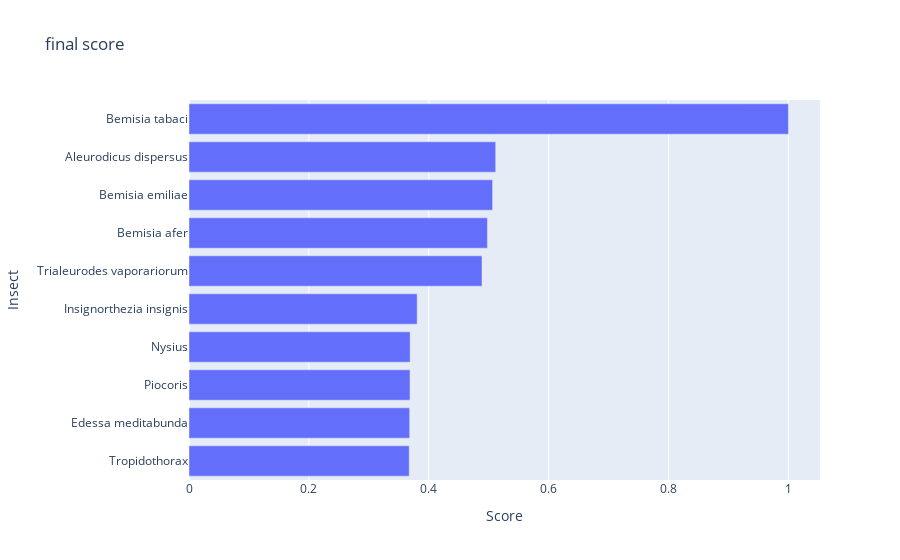

The notebook cell this image was saved under:
### Code cell
import plotly.graph_objects as go

to_itter=data_to_count.sort_values('result',ascending=False).reset_index(drop=True)[:10]

label=[]
degree=[]
for index,data in to_itter.sort_values('result',ascending=True).reset_index(drop=True).iterrows():
    label.append(data.label)
    degree.append(data.result)

fig = go.Figure(data=go.Bar(
    x=degree,
    y=label,
    orientation='h'
))

fig.update_layout(
    title='final score',
    xaxis_title='Score',
    yaxis_title='Insect'
)

fig.show()

### Figure 1 — Plotly figure (JSON) as saved in the notebook; plotly's stock layout.template omitted (floating-point values rounded to 4 significant figures)
{"data": [{"orientation": "h", "type": "bar", "x": [0.3673, 0.3681, 0.3687, 0.3689, 0.3806, 0.4888, 0.4979, 0.5065, 0.5117, 1], "y": ["Tropidothorax", "Edessa meditabunda", "Piocoris", "Nysius", "Insignorthezia insignis", "Trialeurodes vaporariorum", "Bemisia afer", "Bemisia emiliae", "Aleurodicus dispersus", "Bemisia tabaci"]}], "layout": {"title": {"text": "final score"}, "xaxis": {"title": {"text": "Score"}}, "yaxis": {"title": {"text": "Insect"}}}}
